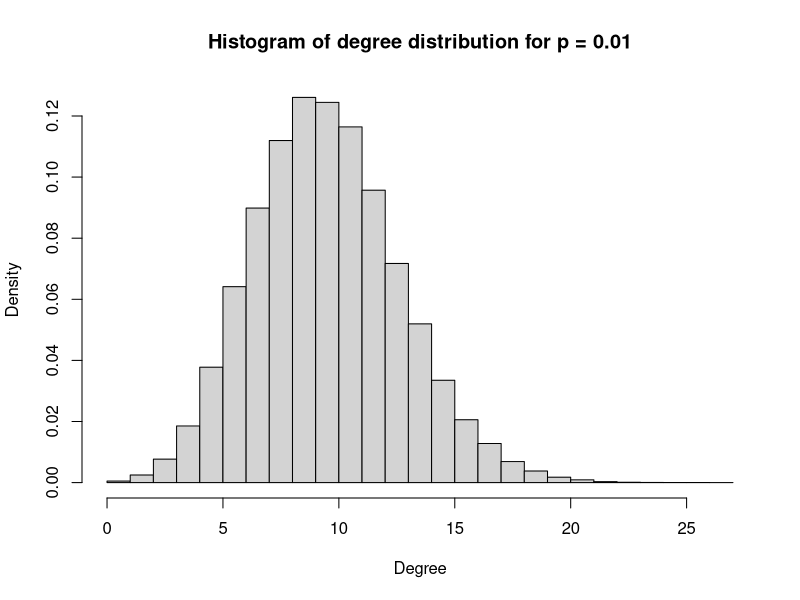
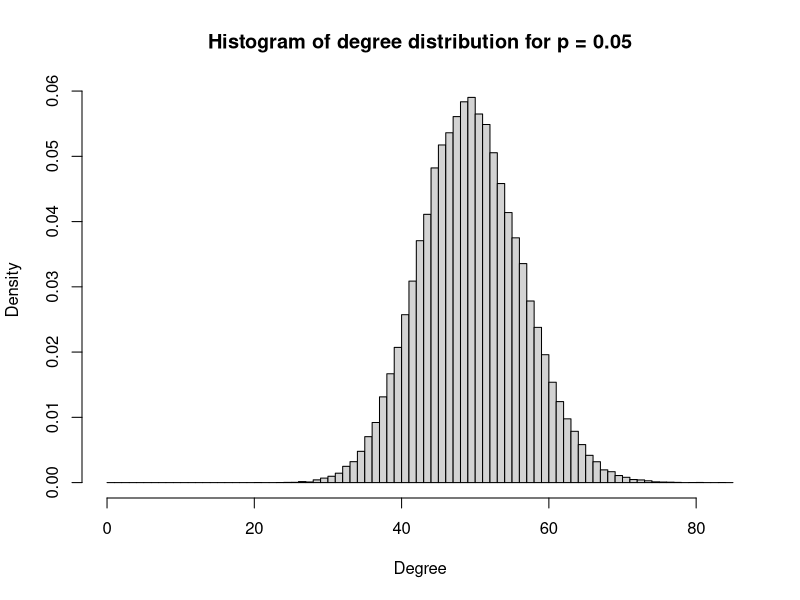
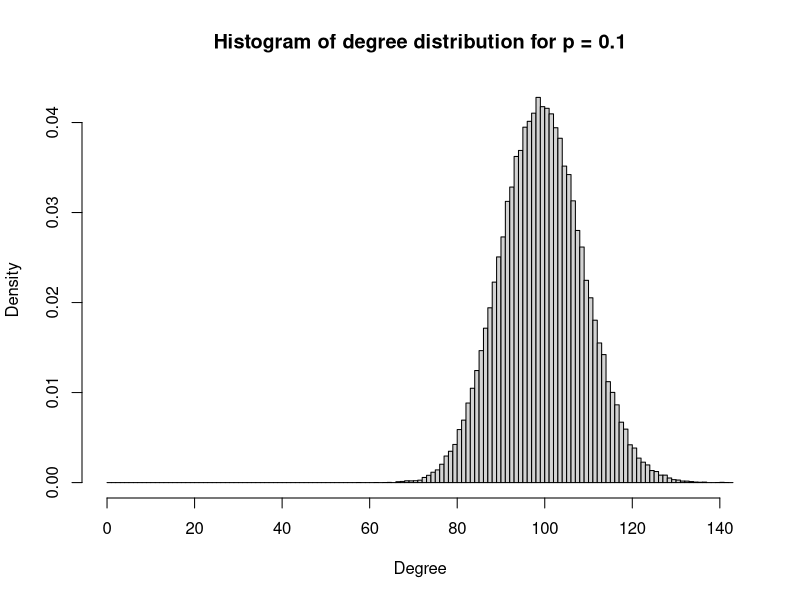

Generate these figures, in order, with R:
library(igraph)

nodes = 1000
num_iterations = 100

p1 = 0.01
deg1 = numeric()
d1 = numeric()
p2 = 0.05
deg2 = numeric()
d2 = numeric()
p3 = 0.1
deg3 = numeric()
d3 = numeric()

for (i in 1:num_iterations) {
  g1 = random.graph.game(nodes, p1, directed = FALSE)
  deg1 = c(deg1, degree(g1))
  d1 = c(d1, diameter(g1))
  g2 = random.graph.game(nodes, p2, directed = FALSE)
  deg2 = c(deg2, degree(g2))
  d2 = c(d2, diameter(g2))
  g3 = random.graph.game(nodes, p3, directed = FALSE)
  deg3 = c(deg3, degree(g3))
  d3 = c(d3, diameter(g3))
}

hist1 = hist(deg1, breaks = seq(from = 0, to = max(deg1) + 1, by = 1), freq = FALSE, main = "Histogram of degree distribution for p = 0.01", 
          xlab = "Degree")
hist2 = hist(deg2, breaks = seq(from = 0, to = max(deg2) + 1, by = 1), freq = FALSE, main = "Histogram of degree distribution for p = 0.05", 
          xlab = "Degree")
hist3 = hist(deg3, breaks = seq(from = 0, to = max(deg3) + 1, by = 1), freq = FALSE, main = "Histogram of degree distribution for p = 0.1", 
          xlab = "Degree")